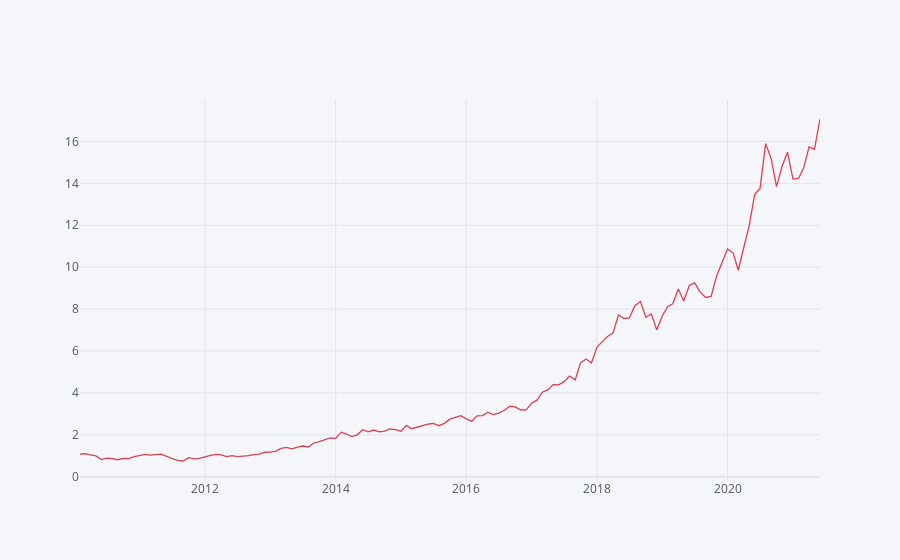

The notebook cell this image was saved under:
### Code cell
stocks_monthly_price = df_adj_close.resample('M',kind='period').last()
ret_month = stocks_monthly_price.pct_change().dropna()
month_cum_ret = (1+ret_month).cumprod()
month_cum_ret.iplot(color = 'Red')

### Figure 1 — Plotly figure (JSON) as saved in the notebook; plotly's stock layout.template omitted (floating-point values rounded to 4 significant figures; data arrays with more than 128 entries replaced by an {"elided": "..."} marker saying what was removed)
{"data": [{"line": {"color": "rgba(219, 64, 82, 1.0)", "dash": "solid", "shape": "linear", "width": 1.3}, "mode": "lines", "name": "ADBE", "text": "", "type": "scatter", "x": {"elided": "137 str values"}, "y": {"elided": "137 float values"}}], "layout": {"legend": {"bgcolor": "#F5F6F9", "font": {"color": "#4D5663"}}, "paper_bgcolor": "#F5F6F9", "plot_bgcolor": "#F5F6F9", "title": {"font": {"color": "#4D5663"}}, "xaxis": {"gridcolor": "#E1E5ED", "showgrid": true, "tickfont": {"color": "#4D5663"}, "title": {"font": {"color": "#4D5663"}, "text": ""}, "zerolinecolor": "#E1E5ED"}, "yaxis": {"gridcolor": "#E1E5ED", "showgrid": true, "tickfont": {"color": "#4D5663"}, "title": {"font": {"color": "#4D5663"}, "text": ""}, "zerolinecolor": "#E1E5ED"}}}
